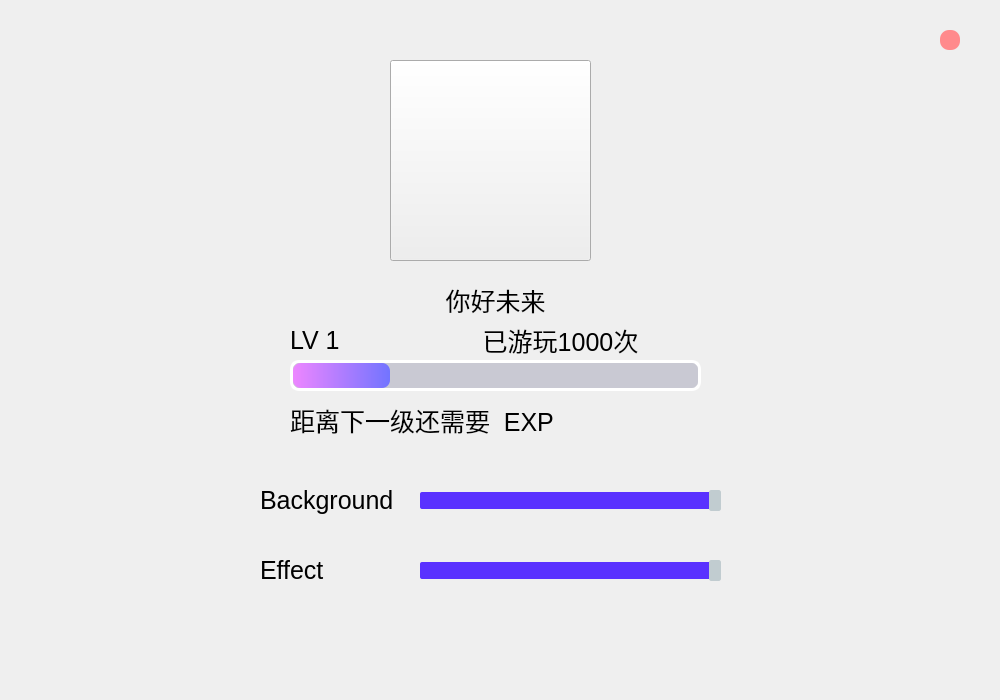
<?xml version="1.0" encoding="UTF-8"?>
<ui version="4.0">
 <class>Setting</class>
 <widget class="QMainWindow" name="Setting">
  <property name="geometry">
   <rect>
    <x>0</x>
    <y>0</y>
    <width>1000</width>
    <height>700</height>
   </rect>
  </property>
  <property name="windowTitle">
   <string>MainWindow</string>
  </property>
  <property name="styleSheet">
   <string notr="true">QWidget#centralwidget{
border-image: url(:/BG/BG/Sett.png);
}</string>
  </property>
  <widget class="QWidget" name="centralwidget">
   <widget class="QPushButton" name="Header">
    <property name="geometry">
     <rect>
      <x>390</x>
      <y>60</y>
      <width>201</width>
      <height>201</height>
     </rect>
    </property>
    <property name="toolTip">
     <string/>
    </property>
    <property name="styleSheet">
     <string notr="true">border-image: url(:/BG/BG/boss_3.jpg);</string>
    </property>
    <property name="text">
     <string/>
    </property>
   </widget>
   <widget class="QProgressBar" name="progressBar">
    <property name="geometry">
     <rect>
      <x>290</x>
      <y>360</y>
      <width>411</width>
      <height>31</height>
     </rect>
    </property>
    <property name="toolTip">
     <string/>
    </property>
    <property name="styleSheet">
     <string notr="true">QProgressBar::chunk
{
border-radius:8px;
background:qlineargradient(spread:pad,x1:0,y1:0,x2:1,y2:0,stop:0 rgb(237, 134, 255) stop:1  rgb(114, 116, 255));
}
QProgressBar#progressBar
{
height:22px;
text-align:right;
border-radius:9px;
border-style:solid;
border-width:3px;
boder-color:rgb(201, 201, 211);
background: rgb(201, 201, 211);
color:rgb(255, 255, 255);
}</string>
    </property>
    <property name="value">
     <number>24</number>
    </property>
    <property name="textVisible">
     <bool>false</bool>
    </property>
   </widget>
   <widget class="QLabel" name="Level">
    <property name="geometry">
     <rect>
      <x>290</x>
      <y>320</y>
      <width>151</width>
      <height>41</height>
     </rect>
    </property>
    <property name="toolTip">
     <string/>
    </property>
    <property name="styleSheet">
     <string notr="true">border-image: url();
font-size:25px
</string>
    </property>
    <property name="text">
     <string>LV 1</string>
    </property>
    <property name="alignment">
     <set>Qt::AlignmentFlag::AlignLeading|Qt::AlignmentFlag::AlignLeft|Qt::AlignmentFlag::AlignVCenter</set>
    </property>
   </widget>
   <widget class="QLabel" name="Exp">
    <property name="geometry">
     <rect>
      <x>290</x>
      <y>400</y>
      <width>411</width>
      <height>41</height>
     </rect>
    </property>
    <property name="toolTip">
     <string/>
    </property>
    <property name="styleSheet">
     <string notr="true">border-image: url();
font-size:25px
</string>
    </property>
    <property name="text">
     <string>距离下一级还需要  EXP</string>
    </property>
    <property name="alignment">
     <set>Qt::AlignmentFlag::AlignLeading|Qt::AlignmentFlag::AlignLeft|Qt::AlignmentFlag::AlignVCenter</set>
    </property>
   </widget>
   <widget class="QPushButton" name="Close">
    <property name="geometry">
     <rect>
      <x>940</x>
      <y>30</y>
      <width>20</width>
      <height>20</height>
     </rect>
    </property>
    <property name="toolTip">
     <string/>
    </property>
    <property name="styleSheet">
     <string notr="true">background-color: rgb(255, 138, 140);
border-radius:9px;</string>
    </property>
    <property name="text">
     <string/>
    </property>
   </widget>
   <widget class="QLabel" name="Namee">
    <property name="geometry">
     <rect>
      <x>360</x>
      <y>280</y>
      <width>271</width>
      <height>41</height>
     </rect>
    </property>
    <property name="toolTip">
     <string/>
    </property>
    <property name="styleSheet">
     <string notr="true">border-image: url();
font-size:25px
</string>
    </property>
    <property name="text">
     <string>你好未来</string>
    </property>
    <property name="alignment">
     <set>Qt::AlignmentFlag::AlignCenter</set>
    </property>
   </widget>
   <widget class="QLabel" name="Level_2">
    <property name="geometry">
     <rect>
      <x>420</x>
      <y>320</y>
      <width>281</width>
      <height>41</height>
     </rect>
    </property>
    <property name="toolTip">
     <string/>
    </property>
    <property name="styleSheet">
     <string notr="true">border-image: url();
font-size:25px
</string>
    </property>
    <property name="text">
     <string>已游玩1000次</string>
    </property>
    <property name="alignment">
     <set>Qt::AlignmentFlag::AlignCenter</set>
    </property>
   </widget>
   <widget class="QSlider" name="Volume">
    <property name="geometry">
     <rect>
      <x>420</x>
      <y>490</y>
      <width>301</width>
      <height>21</height>
     </rect>
    </property>
    <property name="cursor">
     <cursorShape>SplitHCursor</cursorShape>
    </property>
    <property name="focusPolicy">
     <enum>Qt::FocusPolicy::ClickFocus</enum>
    </property>
    <property name="toolTip">
     <string/>
    </property>
    <property name="styleSheet">
     <string notr="true">/*horizontal ：水平QSlider*/
QSlider::groove:horizontal {
border: 0px solid #bbb;
}

/*1.滑动过的槽设计参数*/
QSlider::sub-page:horizontal {
 /*槽颜色*/
background: rgb(90,49,255);
 /*外环区域倒圆角度*/
border-radius: 2px;
 /*上遮住区域高度*/
margin-top:2px;
 /*下遮住区域高度*/
margin-bottom:2px;
/*width在这里无效，不写即可*/
}

/*2.未滑动过的槽设计参数*/
QSlider::add-page:horizontal {
/*槽颜色*/
background: rgb(241, 241, 241);
/*外环大小0px就是不显示，默认也是0*/
border: 0px solid #777;
/*外环区域倒圆角度*/
border-radius: 2px;
 /*上遮住区域高度*/
margin-top:2px;
 /*下遮住区域高度*/
margin-bottom:2px;
}
 
/*3.平时滑动的滑块设计参数*/
QSlider::handle:horizontal {
/*滑块颜色*/
background: rgb(193,204,208);
/*滑块的宽度*/
width: 10px;
/*滑块外环为1px，再加颜色*/
border: 1px solid rgb(193,204,208);
 /*滑块外环倒圆角度*/
border-radius: 2px; 
 /*上遮住区域高度*/
margin-top:0px;
 /*下遮住区域高度*/
margin-bottom:0px;
}

/*4.手动拉动时显示的滑块设计参数*/
QSlider::handle:horizontal:hover {
/*滑块颜色*/
border: 1px solid rgb(223, 235, 240);
background: rgb(223, 235, 240);
/*滑块的宽度*/
width: 10px;
 /*上遮住区域高度*/
margin-top:0px;
 /*下遮住区域高度*/
margin-bottom:0px;
}
</string>
    </property>
    <property name="maximum">
     <number>100</number>
    </property>
    <property name="pageStep">
     <number>1</number>
    </property>
    <property name="value">
     <number>100</number>
    </property>
    <property name="orientation">
     <enum>Qt::Orientation::Horizontal</enum>
    </property>
   </widget>
   <widget class="QLabel" name="Level_3">
    <property name="geometry">
     <rect>
      <x>260</x>
      <y>480</y>
      <width>151</width>
      <height>41</height>
     </rect>
    </property>
    <property name="toolTip">
     <string/>
    </property>
    <property name="styleSheet">
     <string notr="true">border-image: url();
font-size:25px
</string>
    </property>
    <property name="text">
     <string>Background</string>
    </property>
    <property name="alignment">
     <set>Qt::AlignmentFlag::AlignLeading|Qt::AlignmentFlag::AlignLeft|Qt::AlignmentFlag::AlignVCenter</set>
    </property>
   </widget>
   <widget class="QSlider" name="Volume_2">
    <property name="geometry">
     <rect>
      <x>420</x>
      <y>560</y>
      <width>301</width>
      <height>21</height>
     </rect>
    </property>
    <property name="cursor">
     <cursorShape>SplitHCursor</cursorShape>
    </property>
    <property name="focusPolicy">
     <enum>Qt::FocusPolicy::ClickFocus</enum>
    </property>
    <property name="toolTip">
     <string/>
    </property>
    <property name="styleSheet">
     <string notr="true">/*horizontal ：水平QSlider*/
QSlider::groove:horizontal {
border: 0px solid #bbb;
}

/*1.滑动过的槽设计参数*/
QSlider::sub-page:horizontal {
 /*槽颜色*/
background: rgb(90,49,255);
 /*外环区域倒圆角度*/
border-radius: 2px;
 /*上遮住区域高度*/
margin-top:2px;
 /*下遮住区域高度*/
margin-bottom:2px;
/*width在这里无效，不写即可*/
}

/*2.未滑动过的槽设计参数*/
QSlider::add-page:horizontal {
/*槽颜色*/
background: rgb(241, 241, 241);
/*外环大小0px就是不显示，默认也是0*/
border: 0px solid #777;
/*外环区域倒圆角度*/
border-radius: 2px;
 /*上遮住区域高度*/
margin-top:2px;
 /*下遮住区域高度*/
margin-bottom:2px;
}
 
/*3.平时滑动的滑块设计参数*/
QSlider::handle:horizontal {
/*滑块颜色*/
background: rgb(193,204,208);
/*滑块的宽度*/
width: 10px;
/*滑块外环为1px，再加颜色*/
border: 1px solid rgb(193,204,208);
 /*滑块外环倒圆角度*/
border-radius: 2px; 
 /*上遮住区域高度*/
margin-top:0px;
 /*下遮住区域高度*/
margin-bottom:0px;
}

/*4.手动拉动时显示的滑块设计参数*/
QSlider::handle:horizontal:hover {
/*滑块颜色*/
border: 1px solid rgb(223, 235, 240);
background: rgb(223, 235, 240);
/*滑块的宽度*/
width: 10px;
 /*上遮住区域高度*/
margin-top:0px;
 /*下遮住区域高度*/
margin-bottom:0px;
}
</string>
    </property>
    <property name="maximum">
     <number>100</number>
    </property>
    <property name="pageStep">
     <number>1</number>
    </property>
    <property name="value">
     <number>100</number>
    </property>
    <property name="orientation">
     <enum>Qt::Orientation::Horizontal</enum>
    </property>
   </widget>
   <widget class="QLabel" name="Level_4">
    <property name="geometry">
     <rect>
      <x>260</x>
      <y>550</y>
      <width>111</width>
      <height>41</height>
     </rect>
    </property>
    <property name="toolTip">
     <string/>
    </property>
    <property name="styleSheet">
     <string notr="true">border-image: url();
font-size:25px
</string>
    </property>
    <property name="text">
     <string>Effect</string>
    </property>
    <property name="alignment">
     <set>Qt::AlignmentFlag::AlignLeading|Qt::AlignmentFlag::AlignLeft|Qt::AlignmentFlag::AlignVCenter</set>
    </property>
   </widget>
  </widget>
 </widget>
 <resources/>
 <connections/>
</ui>
